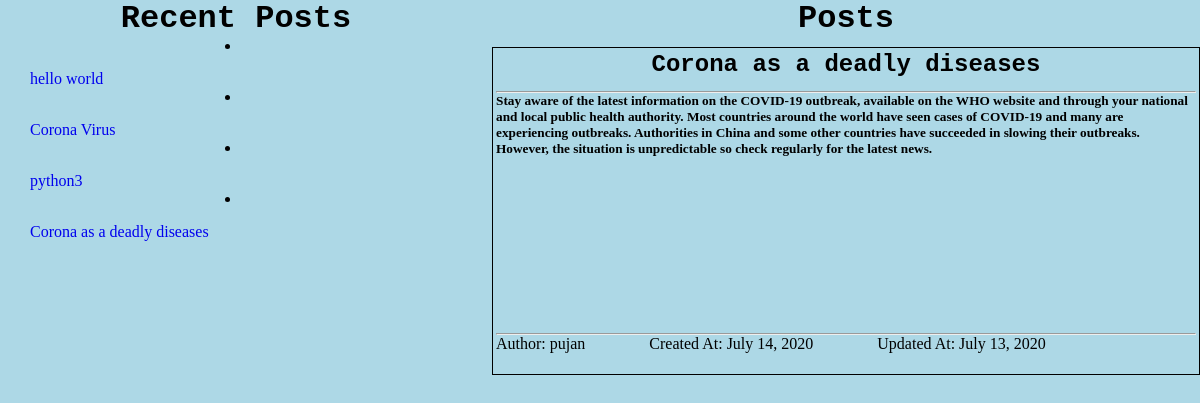
Page /blog/corona-as-a-deadly-diseases on the committed database.
### post/models.py (models this page shows, shortened)
class Blog(models.Model):
    title = models.CharField(max_length=100)
    post = RichTextField()
    slug = AutoSlugField(populate_from='title')
    author = models.ForeignKey(Author, on_delete=models.CASCADE)
    created_date = models.DateField(auto_now_add=True)
    updated_date = models.DateField(auto_now=True)

class Author(models.Model):
    author_name = models.CharField(max_length=100)
    author_email = models.EmailField()

### post/views.py (the view)
# urls.py: path('blog/<str:post_slug>', selected_post, name='selected_post')
def selected_post(request, post_slug):
    post = get_object_or_404(Blog, slug=post_slug)
    posts = Blog.objects.order_by('-updated_date')
    context = {
        'post': post,
        'posts': posts
    }
    return render(request, 'post/selected_blog.html', context)

### post/templates/post/selected_blog.html (shortened to what this page needs)
{% load static %}
<!DOCTYPE html>
<html lang="en">
<head>
    <link rel="stylesheet" href="{% static 'css/style.css' %}">
</head>
<body>
<div class="main">
    <div class="left-side">
        <div class="recent-post">
            <h1>Recent Posts</h1>
            {% for post in posts %}
               <li> <a href="{% url 'post:selected_post' post.slug %}">{{ post.title }}</a></li>
            {% endfor %}
        </div>
    </div>
    <div class="right-side">
        <h1>Posts</h1>
            <div class="Card">
                <div class="title">
                    <h2>{{ post.title }}</h2>
                </div>
                <hr/>
                <div class="post">
                    <h5>{{ post.post | safe }}</h5>
                </div>
                <hr/>
                <div class="foot">
                    <p>Author: {{ post.author.author_name }}<span class="tab"></span> Created
                        At: {{ post.created_date }}<span class="tab"></span> Updated
                        At: {{ post.updated_date }}  </p>
                </div>
            </div>
    </div>
</div>
</body>
</html>

### post/static/css/style.css (style rules this page uses)
* { padding: 0; margin: 0; }
.main { display: flex; }
h1,h2 { font-family: "Bitstream Vera Sans Mono", Monaco, "Courier New", Courier, monospace; text-align: center; }
a { display: block; text-decoration: none; }
.left-side { width: 50%; }
.right-side { padding-left: 20px; width: 70%; }
.left-side,.right-side h1 { text-align: center; }
.recent-post a { padding-top: 15px; text-align: justify; padding-left: 30px; }
body { background-color: lightblue; }
.Card { padding: 3px; margin-top: 10px; height: 40vh; width: 700px; border: 1px solid black; }
.title { height: 5vh; }
.post { height: 30vh; }
.foot { height: 5vh; }
.tab { padding-left:60px ; }

### rows in the picture
Blog: title "hello world"
Blog: title "Corona Virus"
Blog: title "python3"
Blog: title "Corona as a deadly diseases", post "Stay aware of the latest information on the COVID-19 outbreak, available on the WHO website and through your national and local public health authority. Most countries around the world have seen cases of COVID-19 and many are experiencing outbreaks. Authorities in China and some other countries have succeeded in slowing their outbreaks. However, the situation is unpredictable so check regularly for the latest news.", author.author_name "pujan", created_date "July 14, 2020", updated_date "July 13, 2020"
